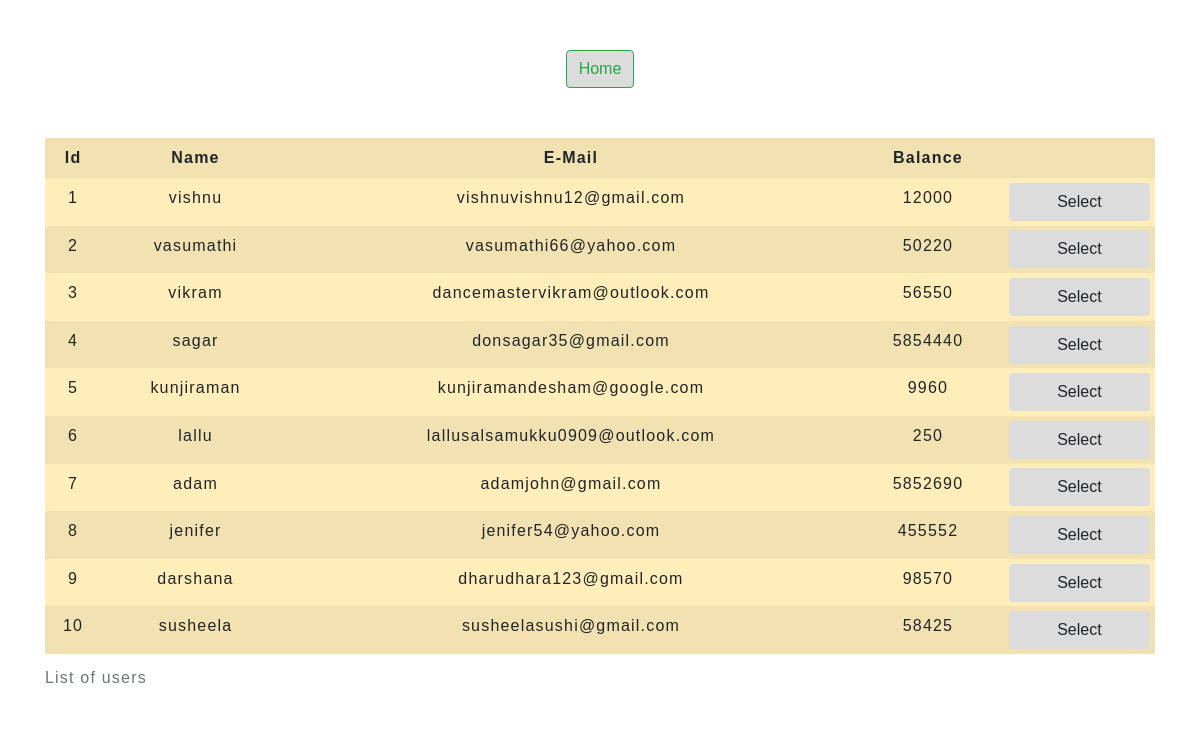
/include/customer.php, run on the app's committed database.
### tables this page shows
CREATE TABLE `customers` (
  `id` int(11) NOT NULL,
  `Name` varchar(255) NOT NULL,
  `Email` varchar(255) NOT NULL,
  `Balance` float(20) NOT NULL
);

### include/customer.php (the view, shortened to what this page needs)
<!DOCTYPE html>
<html lang="en">
<head>
  <link rel="stylesheet" href="https://stackpath.bootstrapcdn.com/bootstrap/4.5.2/css/bootstrap.min.css"
>
  <link rel="stylesheet" type="text/css" href="../css/styles.css">
</head>
<body>
  <?php
  include 'navhome.php';
?>
<?php
    include 'config.php';
    $query = "SELECT * FROM customers";
    $result = mysqli_query($sql,$query);
?>
<div class="container">
            <div class="row">
                <div class="col">
                    <div class="table-responsive-sm">
                    <table class="table table-hover table-sm table-striped table-borderless table-warning">
                    <caption>List of users</caption>
                          <thread class="thread-dark">
                            <tr>
                            <th scope="col" class="text-center py-2">Id</th>
                            <th scope="col" class="text-center py-2">Name</th>
                            <th scope="col" class="text-center py-2">E-Mail</th>
                            <th scope="col" class="text-center py-2">Balance</th>
                            <th scope="col" class="text-center py-2"></th>
                            </tr>
                        </thread>
                <?php
                    while($rows=mysqli_fetch_assoc($result)){
                ?>
                    <tr>
                        <td class="py-2"><?php echo $rows['id'] ?></td>
                        <td class="py-2"><?php echo $rows['Name']?></td>
                        <td class="py-2"><?php echo $rows['Email']?></td>
                        <td class="py-2"><?php echo $rows['Balance']?></td>
                        <td><a href="select.php?id=<?php echo $rows['id'] ;?>"> <button type="button" class="btn btn-hover">Select</button></a></td>
                    </tr>
                <?php
                    }
                ?>
                    </table>
                    </div>
                </div>
            </div>
         </div>
</body>
</html>

### include/navhome.php
<div id="title">
     <ul class="nav nav-pills nav-fill">
          <li class="nav-item">
            <a href="../index.php" class="btn btn-outline-success" tabindex="-1" role="button" >Home</a>
          </li>
      </ul>
  </div>

### css/styles.css (style rules this page uses)
#title { padding-top: 50px; padding-bottom: 50px; background: transparent; }
.nav-item { padding: 0 10px; }
.btn { background-color: gainsboro; }
button { height: 100%; width: 100%; }
* { padding: 0; margin: 0; box-sizing: border-box; font-family: sans-serif; }
table { letter-spacing: 1.2px; }
td { text-align: center; }
button { border:none; background: black; transition: 1s; }

### include/customer.php (style rules this page uses)
body { background-color : white; background-size: cover; height: 100%; width: 100%; background-repeat: no-repeat; background-attachment: fixed; }

### data on the page
customers: id "1", Name "vishnu", Email "vishnuvishnu12@gmail.com", Balance "12000"
customers: id "2", Name "vasumathi", Email "vasumathi66@yahoo.com", Balance "50220"
customers: id "3", Name "vikram", Email "dancemastervikram@outlook.com", Balance "56550"
customers: id "4", Name "sagar", Email "donsagar35@gmail.com", Balance "5854440"
customers: id "5", Name "kunjiraman", Email "kunjiramandesham@google.com", Balance "9960"
customers: id "6", Name "lallu", Email "lallusalsamukku0909@outlook.com", Balance "250"
customers: id "7", Name "adam", Email "adamjohn@gmail.com", Balance "5852690"
customers: id "8", Name "jenifer", Email "jenifer54@yahoo.com", Balance "455552"
customers: id "9", Name "darshana", Email "dharudhara123@gmail.com", Balance "98570"
customers: id "10", Name "susheela", Email "susheelasushi@gmail.com", Balance "58425"
